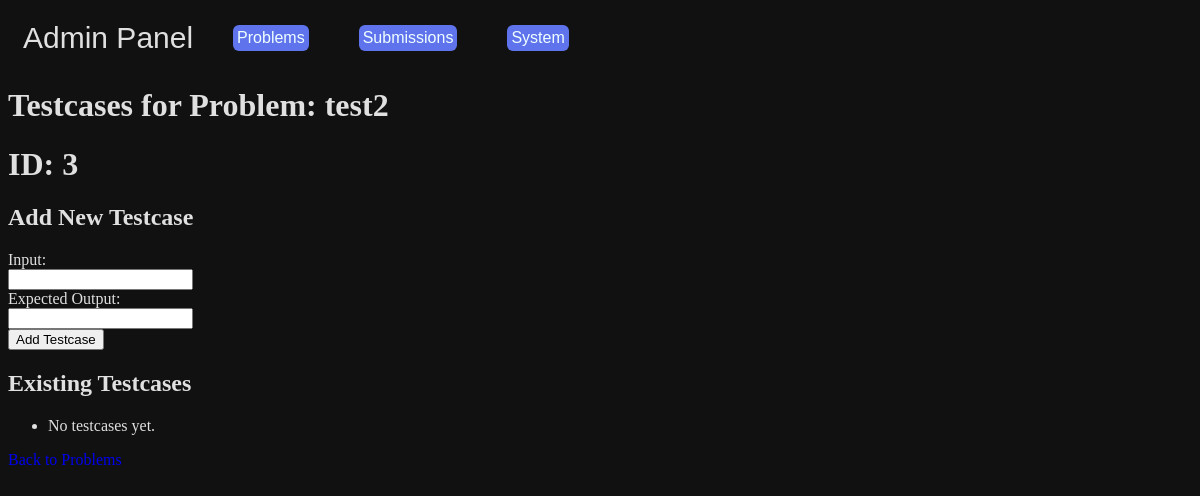
The app's page /admin/problem/3/testcases, older data.
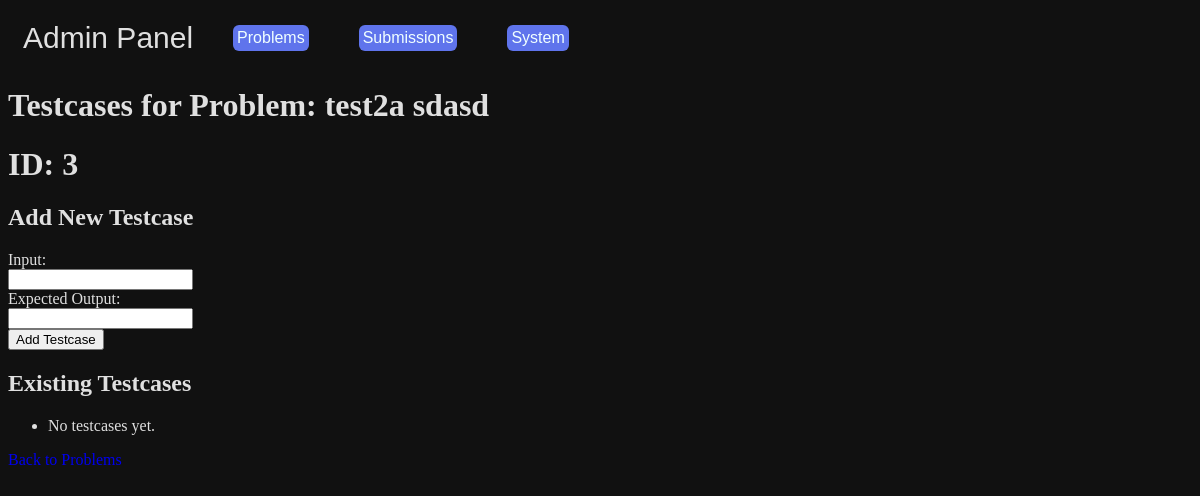
The same page, newer data.
### tables this page shows
CREATE TABLE "problems" (id INTEGER PRIMARY KEY, title varchar(50), description TEXT, examples TEXT, prefix TEXT, constraints TEXT);

### run.py (the view)
@app.route("/admin/problem/<int:problem_id>/testcases")
def admin_testcases(problem_id):
    conn = get_db_connection()
    conn.commit()
    problem = conn.execute("SELECT * FROM problems WHERE id = ?", (problem_id,)).fetchone()
    testcases = conn.execute("SELECT * FROM test_cases WHERE problem_id = ?", (problem_id,)).fetchall()
    conn.close()
    if problem is None:
        return f"⚠️ Problem with id {problem_id} not found", 404
    return render_template("admin/adminTestcases.html", problem=problem, testcases=testcases, id=problem_id)

### run.py (called while the page is built)
def get_db_connection():
    conn = sqlite3.connect(DB_PATH)
    conn.row_factory = sqlite3.Row
    return conn

### templates/admin/adminTestcases.html (shortened to what this page needs)
{% extends "admin/admin.html"%}
{% block content %}
<h1>Testcases for Problem: {{ problem['title'] }}</h1>
<h1>ID: {{problem['id']}}</h1>
    <h2>Add New Testcase</h2>
    <form method="post" action="{{ url_for('add_testcase', problem_id=problem['id']) }}">
        <label>Input:</label><br>
        <input type="text" name="input_data" required><br>
        <label>Expected Output:</label><br>
        <input type="text" name="expected_output" required><br>
        <button type="submit">Add Testcase</button>
    </form>
    <h2>Existing Testcases</h2>
    <ul>
        {% for tc in testcases %}
        <li>
            <form method="post" action="{{ url_for('edit_testcase', problem_id=problem['id'], testcase_id=tc['id']) }}">
                <input type="text" name="input_data" value="{{ tc['input'] }}" required >
                <input type="text" name="expected_output" value="{{ tc['expected'] }}" required>
                <button type="submit">Update</button>
            </form>
            <form method="post" action="{{ url_for('delete_testcase', problem_id=problem['id'], testcase_id=tc['id']) }}" style="display:inline;">
                <button type="submit">Delete</button>
            </form>
        </li>
        {% else %}
        <li>No testcases yet.</li>
        {% endfor %}
    </ul>
    <p><a href="{{ url_for('edit_problem', id=id) }}">Back to Problems</a></p>
{% endblock %}

Row changes from the older to the newer data that the page shows:
changed problems id 3: title "test2" → "test2a sdasd"
